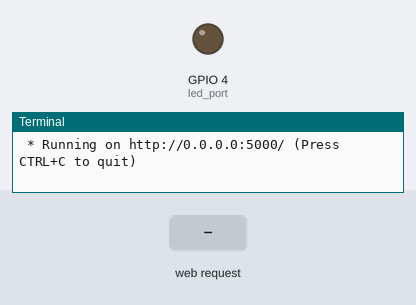
Recording of a program running on a simulated Raspberry Pi (BCM pin numbers). Parts: output pins drawn as LEDs (lit = HIGH), the last lines printed to the terminal. Inputs (shaded band) come from the test bench. The clock reads 2024-03-15 10:24:30 at power-on unless the program sets it.

Above: at 1.2 s.
1.3 s: HTTP request for /toggle_led received with the fields led_state=1
At 2.5 s:
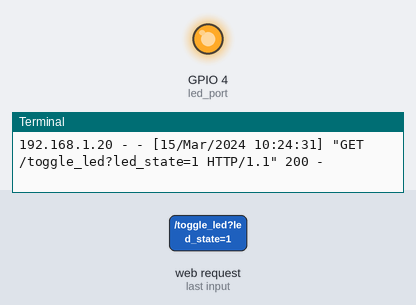
2.8 s: HTTP request for /control received
4.3 s: HTTP request for /toggle_led received
Timing chart, 0 to 7.3 s (numbered marks = the images above; inputs shaded):
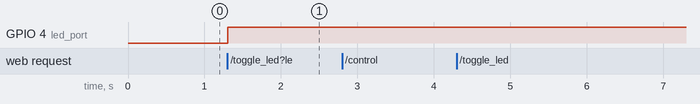

Measured:
- after the input at 1.3 s, GPIO 4 (led_port): LOW → HIGH at once

The program:

server.py
```python
#!/usr/bin/python
from flask import Flask, render_template, request
import RPi.GPIO as GPIO

server = Flask("LED Server")

@server.route('/control')
def show_form():
    return render_template('control.html')


@server.route('/toggle_led', methods=['GET'])
def do_toggle():
    val = request.args.get('led_state', '')
    if val != '1' and val != '-1':
        return "error"
    else:
        led = True if val == '1' else False
        GPIO.output(led_port, led)
        return "ok"


if __name__ == '__main__':
    led_port = 4
    GPIO.setmode(GPIO.BCM)
    GPIO.setup(led_port, GPIO.OUT)
    try:
        #server.debug = True
        server.run(host='0.0.0.0')
    except KeyboardInterrupt:
        GPIO.cleanup()
```
